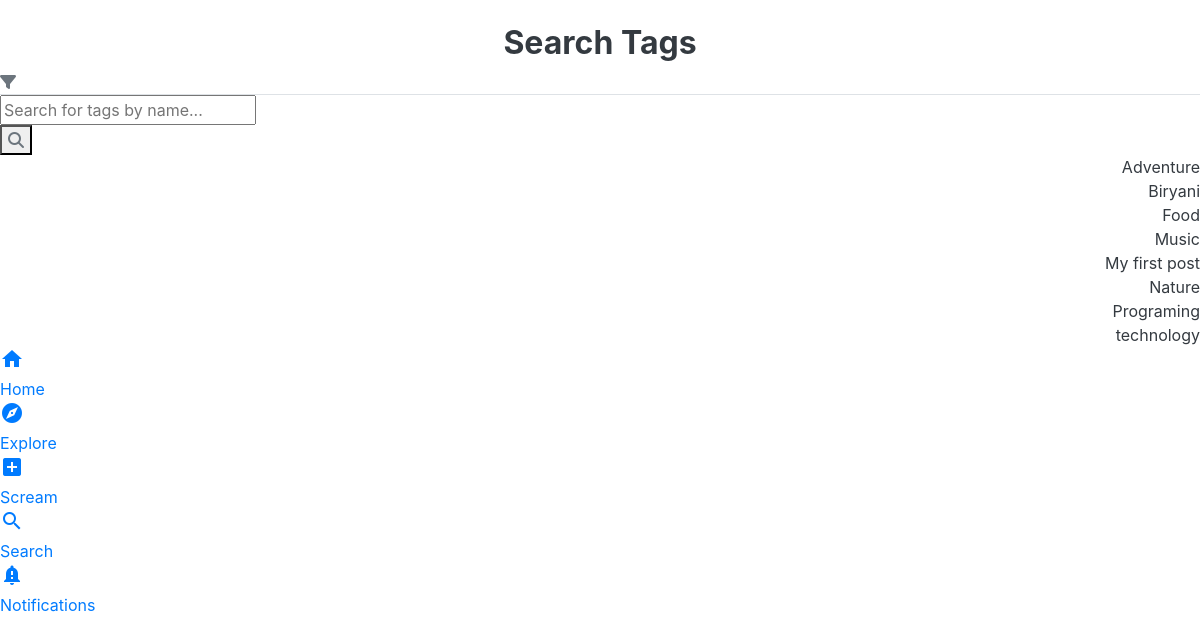
/search/tags/ (signed in), run on the app's committed database.
### Posts/models.py (models this page shows, shortened)
class Tag(models.Model):
    name = models.CharField(max_length=250, unique=True)
    date_posted = models.DateTimeField(default=timezone.now)
    class Meta:
        ordering = ['name']
        verbose_name = 'Tag'
        verbose_name_plural = 'Tags'

### Posts/views.py (the view)
# urls.py: path('search/tags/', views.search_tags, name='search_tags'),
@login_required
def search_tags(request):
    tags= Tag.objects.all()
    Filter = Tagfilter(request.GET, queryset=tags)
    tags = Filter.qs
    context = {
        'search_filter': Filter,
        'search_users': tags,
        'title': "Search Tags",
        'Search': 'active_link'
    }
    return render(request, 'App/search_tags.html', context)

### Templates/App/search_tags.html (shortened to what this page needs)
{% extends 'App/base.html' %}
{% load widget_tweaks %}
{% block content %}
    <section>
        <div class="link-box">
            <h2 class="text-center font-weight-bold text-dark">Search Tags</h2>
            <div class="dropdown show dropright">
                <a class="text-secondary" href="#" role="button" id="dropdownMenuLink" data-toggle="dropdown" aria-haspopup="true" aria-expanded="false">
                    <i class="fas fa-filter"></i>
                </a>
            </div>
        </div>
        <div class="comment-form mt-0 border-top">
            <form autocomplete="off" method="GET" action="">
                <div class="comment-row">
                    <div class="comment-col-1">{% render_field search_filter.form.name__icontains class+="comment-input" placeholder="Search for tags by name..." %}</div>
                    <div class="comment-col-2"><button class="comment-submit text-secondary" type="submit"><i class="fas fa-search"></i></button></div>
                </div>
            </form>
        </div>
    </section>
    {% if search_users.count != 0 %}
        {% for target_tag in search_users %}
            <section>
                <div class="notification-box">
                    <a href="{% url 'tag_filter' target_tag.id %}">
                        <div class="link-box">
                            <div class="details-content">
                                <div class="details-content--name text-right text-dark">{{ target_tag.name }}</div>
                            </div>
                        </div>
                    </a>
                </div>
            </section>
        {% endfor %}
    {% else %}
        <h6 class="text-center font-weight-light text-dark">No results found....</h6>
    {% endif %}
{% endblock content %}

### data on the page
Tag: name "Adventure"
Tag: name "Biryani"
Tag: name "Food"
Tag: name "Music"
Tag: name "My first post"
Tag: name "Nature"
Tag: name "Programing"
Tag: name "technology"
